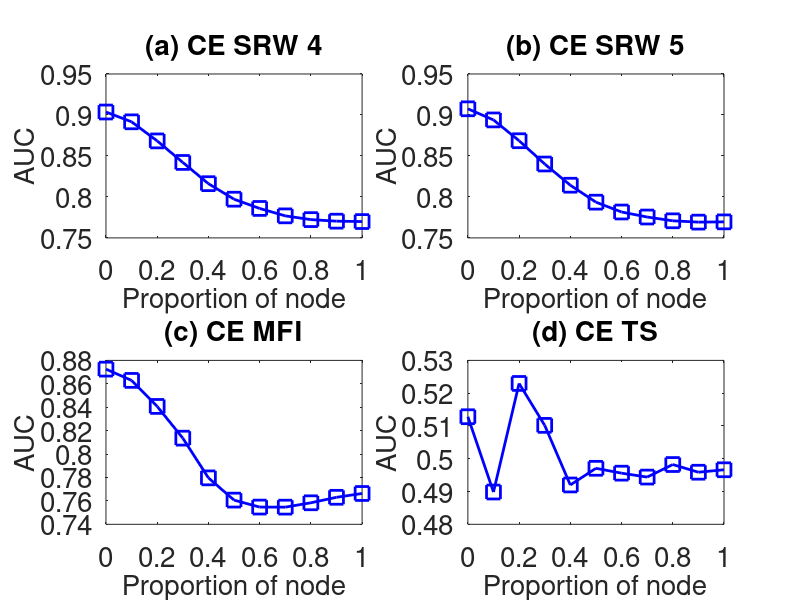

MATLAB code to generate this figure:
subplot(2,2,1);
x=0:0.1:1;
y=[0.903594	0.89163	0.868328	0.842066	0.816158	0.797222	0.785952	0.776896	0.77231	0.770416	0.769942
];
plot(x,y,'-bs','LineWidth',2,'MarkerSize',10);
set(gca,'FontSize',20);
xlabel('Proportion of node','fontsize',20);
ylabel('AUC','fontsize',20);
title('(a) CE SRW 4','fontsize',20);

subplot(2,2,2);
x=0:0.1:1;
y=[0.907504	0.893946	0.868552	0.840158	0.814284	0.793598	0.78159	0.775474	0.770856	0.769248	0.769564
];
plot(x,y,'-bs','LineWidth',2,'MarkerSize',10);
set(gca,'FontSize',20);
xlabel('Proportion of node','fontsize',20);
ylabel('AUC','fontsize',20);
title('(b) CE SRW 5','fontsize',20);

subplot(2,2,3);
x=0:0.1:1;
y=[0.872533	0.862912	0.840678	0.81358	0.779666	0.76067	0.754716	0.754656	0.758384	0.763072	0.766322
];
plot(x,y,'-bs','LineWidth',2,'MarkerSize',10);
set(gca,'FontSize',20);
xlabel('Proportion of node','fontsize',20);
ylabel('AUC','fontsize',20);
title('(c) CE MFI','fontsize',20);


subplot(2,2,4);
x=0:0.1:1;
y=[0.512814	0.489848	0.522966	0.510182	0.492	0.497086	0.4956	0.494406	0.498236	0.495888	0.496638
];
plot(x,y,'-bs','LineWidth',2,'MarkerSize',10);
set(gca,'FontSize',20);
xlabel('Proportion of node','fontsize',20);
ylabel('AUC','fontsize',20);
title('(d) CE TS','fontsize',20);